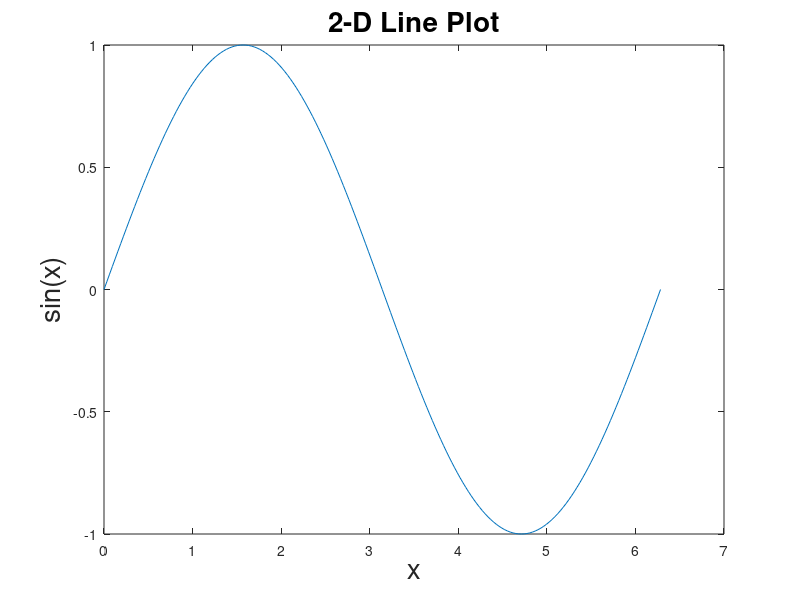
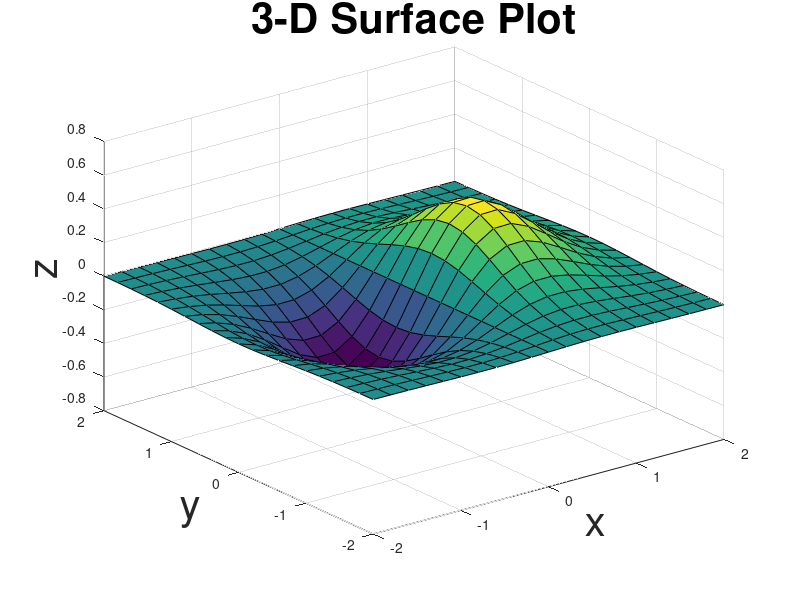
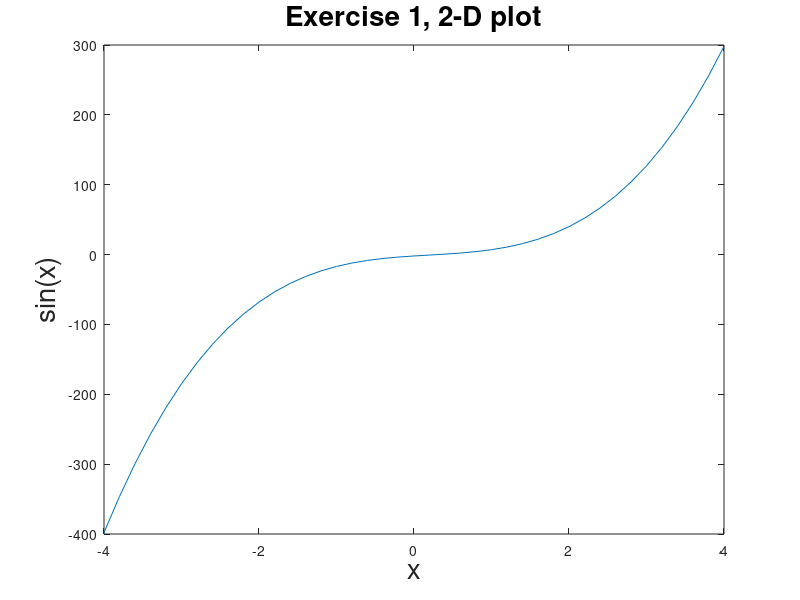
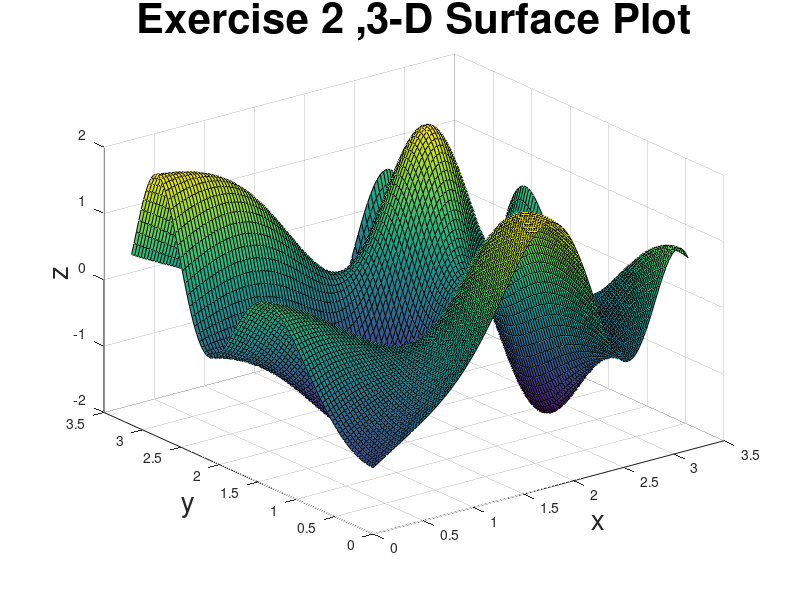

MATLAB code for these plots, in order:
% (Section 2) 
% Exercises on Ploting

% 2.1 Plot a sine wave:
x = 0 : pi/100 : 2*pi;
y = sin(x);
fig1 = figure();
plot(x, y)
title('2-D Line Plot', 'FontSize', 20)
xlabel('x', 'FontSize', 20)
ylabel('sin(x)', 'FontSize', 20)

% 2.2 3D plotting
x = -2 : 0.2 : 2;
y = -2 : 0.2 : 2;
[X, Y] = meshgrid(x,y); % makes a grid of x and y values
Z = X.*exp(-X.^2 - Y.^2);
fig2 = figure(); 
surf(X, Y, Z)
title('3-D Surface Plot', 'FontSize', 30)
xlabel('x', 'FontSize', 30)
ylabel('y', 'FontSize', 30)
zlabel('z', 'FontSize', 30)

% 2.3.1
x = -4 : 0.2 : 4;
y = 5*x.^3 - 3*x.^2 +7*x -2;
fig3= figure();
plot(x, y)
title('Exercise 1, 2-D plot', 'FontSize', 20)
xlabel('x', 'FontSize', 20)
ylabel('sin(x)', 'FontSize', 20)

% 2.3.2
x = 0 : pi/100 : pi;
y = 0 : pi/100 : pi;
[X, Y] = meshgrid(x,y); % makes a grid of x and y values
Z = sin(Y.^2 + X) - cos(Y - X.^2);
fig4 = figure(); 
surf(X, Y, Z)
title('Exercise 2 ,3-D Surface Plot', 'FontSize', 30)
xlabel('x', 'FontSize', 20)
ylabel('y', 'FontSize', 20)
zlabel('z', 'FontSize', 20)